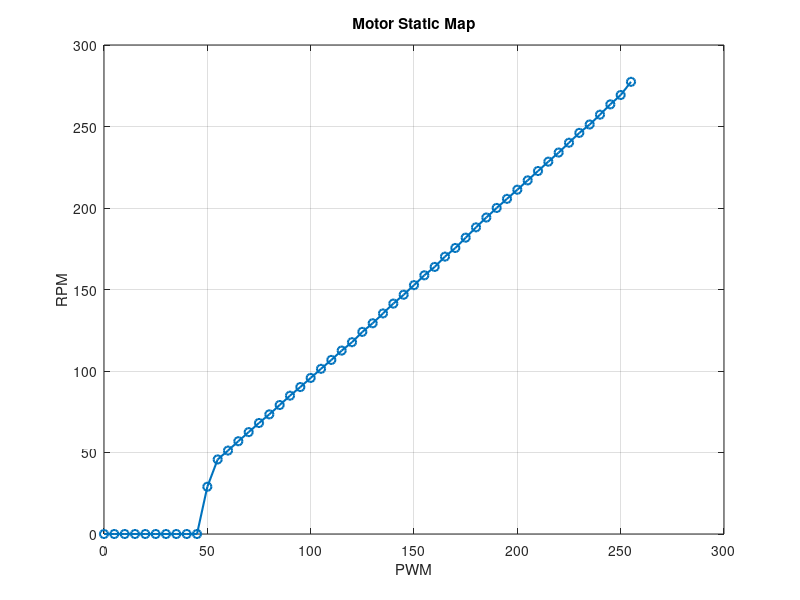
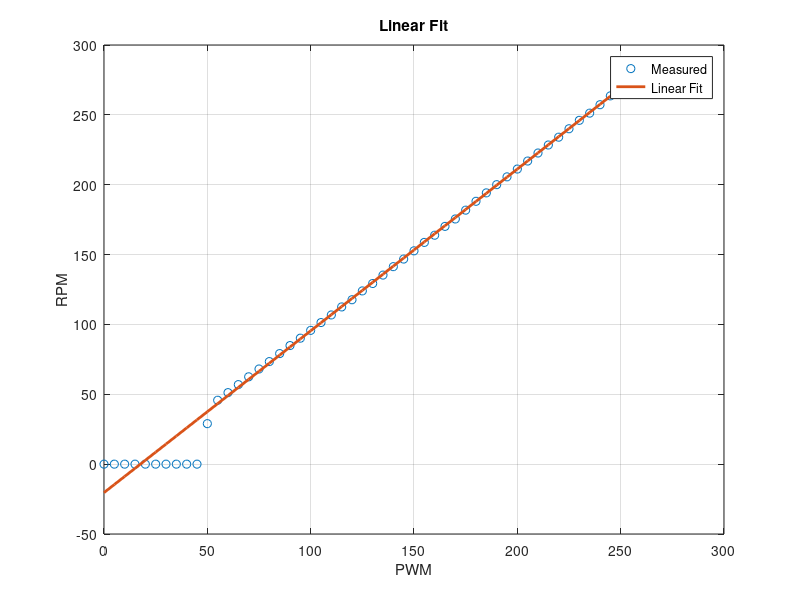
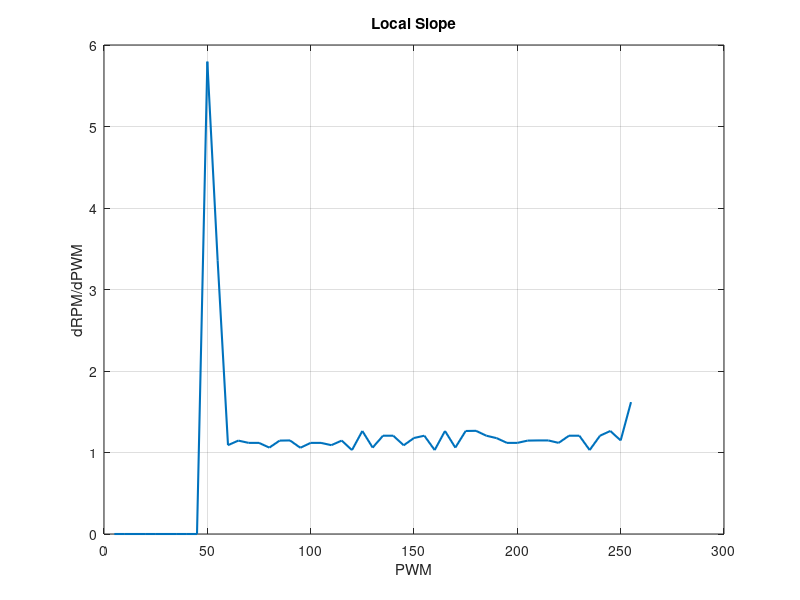

Source code (MATLAB) for these figures, in order:
clear;
clc;
close all;

% Test 1 data
PWM = [
0
5
10
15
20
25
30
35
40
45
50
55
60
65
70
75
80
85
90
95
100
105
110
115
120
125
130
135
140
145
150
155
160
165
170
175
180
185
190
195
200
205
210
215
220
225
230
235
240
245
250
255
];

RPM = abs([
0.00
0.00
0.00
0.00
0.00
0.00
0.00
0.00
0.00
0.00
-28.98
-45.74
-51.19
-56.92
-62.51
-68.10
-73.40
-79.13
-84.87
-90.16
-95.75
-101.34
-106.79
-112.52
-117.67
-123.99
-129.29
-135.32
-141.35
-146.79
-152.68
-158.71
-163.86
-170.18
-175.48
-181.80
-188.13
-194.16
-200.04
-205.63
-211.22
-216.95
-222.69
-228.43
-234.02
-240.05
-246.08
-251.23
-257.26
-263.58
-269.32
-277.41
]);

%% Plot raw data

figure;
plot(PWM,RPM,'o-','LineWidth',1.5);
grid on;
xlabel('PWM');
ylabel('RPM');
title('Motor Static Map');

%% Dead zone estimate

idx = find(RPM > 1,1,'first');
deadZonePWM = PWM(idx);

fprintf('Dead zone ≈ PWM %d\n',deadZonePWM);

%% Linear region fit

linearIdx = PWM >= 50;

p = polyfit(PWM(linearIdx),RPM(linearIdx),1);

motorGain = p(1);
offset = p(2);

fprintf('Motor gain = %.4f RPM/PWM\n',motorGain);
fprintf('Offset = %.4f RPM\n',offset);

rpmFit = polyval(p,PWM);

figure;
plot(PWM,RPM,'o');
hold on;
plot(PWM,rpmFit,'LineWidth',2);
grid on;
xlabel('PWM');
ylabel('RPM');
title('Linear Fit');
legend('Measured','Linear Fit');

%% Saturation check

slope = diff(RPM)./diff(PWM);

figure;
plot(PWM(2:end),slope,'LineWidth',1.5);
grid on;
xlabel('PWM');
ylabel('dRPM/dPWM');
title('Local Slope');
